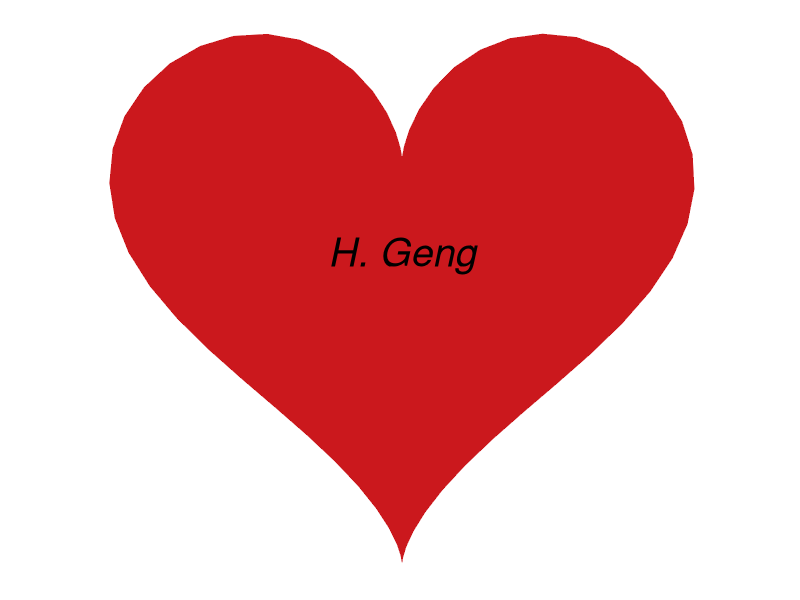
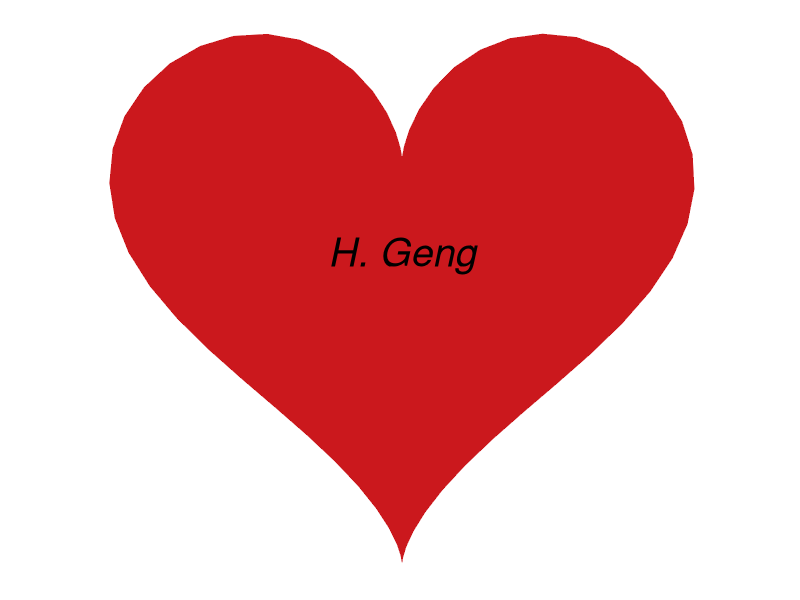

Recreate these plots in R, in order.
if (!require(sf)) install.packages('sf')
if (!require(ggplot2)) install.packages('ggplot2')
if (!require(tidyr)) install.packages('tidyr')
if (!require(dplyr)) install.packages('dplyr')

library(sf)
library(ggplot2)
library(tidyr)
library(dplyr)

xhrt <- function(t) 16 * sin(t)^3
yhrt <- function(t) 13 * cos(t) - 5 * cos(2 * t) - 2 * cos(3 * t) - cos(4 * t)

heart_sf <- tibble(t = seq(0, 2 * pi, by = .1)) %>%
  mutate(y = yhrt(t),
         x = xhrt(t)) %>%
  bind_rows(., head(., 1)) %>%
  dplyr::select(x, y) %>%
  as.matrix() %>%
  list() %>%
  st_polygon() %>%
  st_sfc(crs = 2154)

g1 <-
  ggplot(heart_sf) +
  geom_sf(fill = "#cb181d", color = '#cb181d') +
  annotate('text', x = 0, y = 0, label = 'H. Geng', size = 10, fontface = "italic") +
  coord_sf(crs = 2154, datum = 2154) +
  theme(axis.text = element_blank(),
        axis.line = element_blank(),
        axis.ticks = element_blank(),
        axis.title = element_blank(),
        panel.background = element_blank())

dev.new()
plot(g1)

dev.new()
plot(g1)
